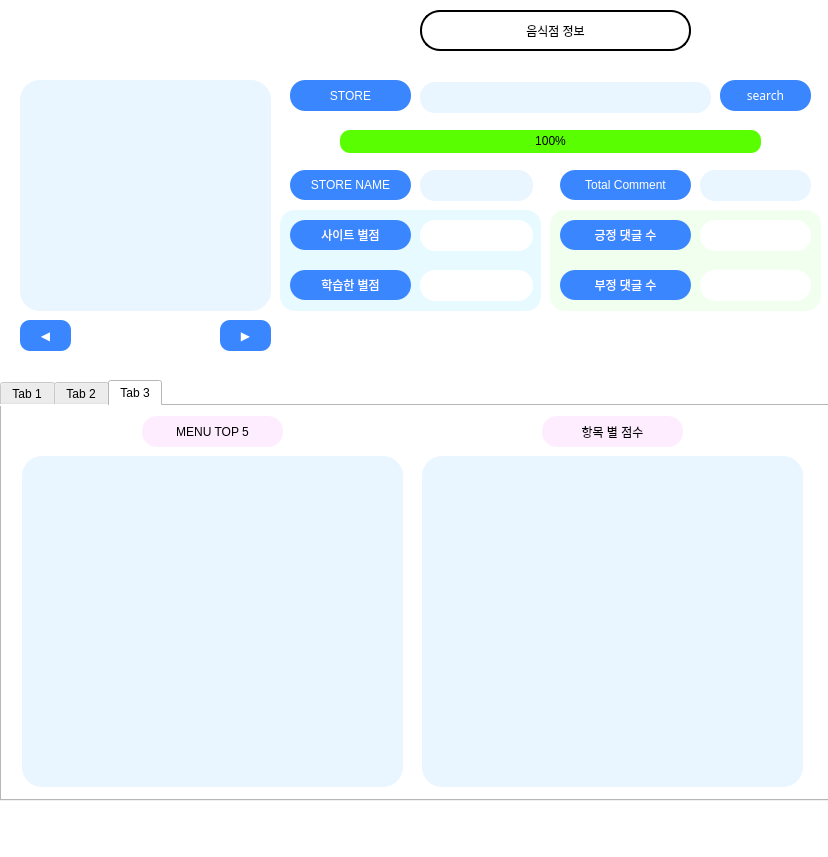
<?xml version="1.0" encoding="UTF-8"?>
<ui version="4.0">
 <class>MainWindow</class>
 <widget class="QMainWindow" name="MainWindow">
  <property name="geometry">
   <rect>
    <x>0</x>
    <y>0</y>
    <width>828</width>
    <height>857</height>
   </rect>
  </property>
  <property name="windowTitle">
   <string>TEAM GP</string>
  </property>
  <property name="styleSheet">
   <string notr="true">background-color:rgb(255, 255, 255);</string>
  </property>
  <widget class="QWidget" name="centralwidget">
   <widget class="QLabel" name="label_2">
    <property name="geometry">
     <rect>
      <x>290</x>
      <y>170</y>
      <width>121</width>
      <height>30</height>
     </rect>
    </property>
    <property name="styleSheet">
     <string notr="true">
font: 10pt &quot;Consolas&quot;;
font: 75 9pt &quot;나눔고딕 ExtraBold&quot;;
color: white;
	background-color: rgb(58, 134, 255);
	border-radius: 15px;</string>
    </property>
    <property name="text">
     <string>STORE NAME</string>
    </property>
    <property name="alignment">
     <set>Qt::AlignCenter</set>
    </property>
   </widget>
   <widget class="QLabel" name="label_4">
    <property name="geometry">
     <rect>
      <x>290</x>
      <y>220</y>
      <width>121</width>
      <height>30</height>
     </rect>
    </property>
    <property name="styleSheet">
     <string notr="true">
font: 10pt &quot;Consolas&quot;;
font: 75 9pt &quot;나눔고딕 ExtraBold&quot;;
color: white;
	background-color: rgb(58, 134, 255);
	border-radius: 15px;</string>
    </property>
    <property name="text">
     <string>사이트 별점</string>
    </property>
    <property name="alignment">
     <set>Qt::AlignCenter</set>
    </property>
   </widget>
   <widget class="QLineEdit" name="Store_Name">
    <property name="geometry">
     <rect>
      <x>420</x>
      <y>170</y>
      <width>113</width>
      <height>31</height>
     </rect>
    </property>
    <property name="styleSheet">
     <string notr="true">border-radius: 15px;
background-color: rgb(233, 245, 255);</string>
    </property>
   </widget>
   <widget class="QLineEdit" name="Star_Total">
    <property name="geometry">
     <rect>
      <x>420</x>
      <y>220</y>
      <width>113</width>
      <height>31</height>
     </rect>
    </property>
    <property name="styleSheet">
     <string notr="true">border-radius: 15px;

font: 10pt &quot;Consolas&quot;;
font: 75 9pt &quot;나눔고딕 ExtraBold&quot;;
color: black;</string>
    </property>
   </widget>
   <widget class="QGraphicsView" name="graphicsView">
    <property name="geometry">
     <rect>
      <x>20</x>
      <y>80</y>
      <width>251</width>
      <height>231</height>
     </rect>
    </property>
    <property name="styleSheet">
     <string notr="true">border-radius: 20px;
background-color: rgb(233, 245, 255);</string>
    </property>
   </widget>
   <widget class="QLineEdit" name="Review_Count_total">
    <property name="geometry">
     <rect>
      <x>700</x>
      <y>170</y>
      <width>111</width>
      <height>31</height>
     </rect>
    </property>
    <property name="styleSheet">
     <string notr="true">border-radius: 15px;
background-color: rgb(233, 245, 255);</string>
    </property>
   </widget>
   <widget class="QLabel" name="label_5">
    <property name="geometry">
     <rect>
      <x>560</x>
      <y>170</y>
      <width>131</width>
      <height>30</height>
     </rect>
    </property>
    <property name="styleSheet">
     <string notr="true">
font: 10pt &quot;Consolas&quot;;
font: 75 9pt &quot;나눔고딕 ExtraBold&quot;;
color: white;
	background-color: rgb(58, 134, 255);
	border-radius: 15px;</string>
    </property>
    <property name="text">
     <string>Total Comment</string>
    </property>
    <property name="alignment">
     <set>Qt::AlignCenter</set>
    </property>
   </widget>
   <widget class="QLabel" name="label_6">
    <property name="geometry">
     <rect>
      <x>560</x>
      <y>270</y>
      <width>131</width>
      <height>30</height>
     </rect>
    </property>
    <property name="styleSheet">
     <string notr="true">
font: 10pt &quot;Consolas&quot;;
font: 75 9pt &quot;나눔고딕 ExtraBold&quot;;
color: white;
	background-color: rgb(58, 134, 255);
	border-radius: 15px;</string>
    </property>
    <property name="text">
     <string>부정 댓글 수</string>
    </property>
    <property name="alignment">
     <set>Qt::AlignCenter</set>
    </property>
   </widget>
   <widget class="QLineEdit" name="Negative_Review">
    <property name="geometry">
     <rect>
      <x>700</x>
      <y>220</y>
      <width>111</width>
      <height>31</height>
     </rect>
    </property>
    <property name="styleSheet">
     <string notr="true">border-radius: 15px;


font: 10pt &quot;Consolas&quot;;
font: 75 9pt &quot;나눔고딕 ExtraBold&quot;;
color: green;</string>
    </property>
    <property name="text">
     <string/>
    </property>
   </widget>
   <widget class="QLabel" name="label_7">
    <property name="geometry">
     <rect>
      <x>560</x>
      <y>220</y>
      <width>131</width>
      <height>30</height>
     </rect>
    </property>
    <property name="styleSheet">
     <string notr="true">
font: 10pt &quot;Consolas&quot;;
font: 75 9pt &quot;나눔고딕 ExtraBold&quot;;
color: white;
	background-color: rgb(58, 134, 255);
	border-radius: 15px;</string>
    </property>
    <property name="text">
     <string>긍정 댓글 수</string>
    </property>
    <property name="alignment">
     <set>Qt::AlignCenter</set>
    </property>
   </widget>
   <widget class="QLineEdit" name="Positive_Review">
    <property name="geometry">
     <rect>
      <x>700</x>
      <y>270</y>
      <width>111</width>
      <height>31</height>
     </rect>
    </property>
    <property name="styleSheet">
     <string notr="true">border-radius: 15px;

font: 10pt &quot;Consolas&quot;;
font: 75 9pt &quot;나눔고딕 ExtraBold&quot;;
color: red;
</string>
    </property>
    <property name="text">
     <string/>
    </property>
   </widget>
   <widget class="QPushButton" name="Find_Store_Btn">
    <property name="geometry">
     <rect>
      <x>720</x>
      <y>80</y>
      <width>91</width>
      <height>31</height>
     </rect>
    </property>
    <property name="font">
     <font>
      <family>나눔고딕 ExtraBold</family>
      <pointsize>9</pointsize>
      <weight>9</weight>
      <italic>false</italic>
      <bold>false</bold>
     </font>
    </property>
    <property name="styleSheet">
     <string notr="true">
font: 10pt &quot;Consolas&quot;;
font: 75 9pt &quot;나눔고딕 ExtraBold&quot;;
color: white;
	background-color: rgb(58, 134, 255);
	border-radius: 15px;</string>
    </property>
    <property name="text">
     <string>search</string>
    </property>
   </widget>
   <widget class="QLineEdit" name="Input_Store">
    <property name="geometry">
     <rect>
      <x>420</x>
      <y>82</y>
      <width>291</width>
      <height>31</height>
     </rect>
    </property>
    <property name="styleSheet">
     <string notr="true">border-radius: 15px;
background-color: rgb(233, 245, 255);
font: 10pt &quot;Consolas&quot;;
font: 75 9pt &quot;나눔고딕 ExtraBold&quot;;
color: black;</string>
    </property>
    <property name="text">
     <string/>
    </property>
   </widget>
   <widget class="QLabel" name="label_8">
    <property name="geometry">
     <rect>
      <x>290</x>
      <y>80</y>
      <width>121</width>
      <height>31</height>
     </rect>
    </property>
    <property name="styleSheet">
     <string notr="true">
font: 10pt &quot;Consolas&quot;;
font: 75 9pt &quot;나눔고딕 ExtraBold&quot;;
color: white;
	background-color: rgb(58, 134, 255);
	border-radius: 15px;</string>
    </property>
    <property name="text">
     <string>STORE</string>
    </property>
    <property name="alignment">
     <set>Qt::AlignCenter</set>
    </property>
   </widget>
   <widget class="QProgressBar" name="progressBar">
    <property name="geometry">
     <rect>
      <x>340</x>
      <y>130</y>
      <width>421</width>
      <height>23</height>
     </rect>
    </property>
    <property name="styleSheet">
     <string notr="true">font: 75 9pt &quot;나눔고딕 ExtraBold&quot;;
border-radius : 10px;
background-color: rgb(89, 255, 0);</string>
    </property>
    <property name="minimum">
     <number>100</number>
    </property>
    <property name="value">
     <number>100</number>
    </property>
    <property name="alignment">
     <set>Qt::AlignCenter</set>
    </property>
   </widget>
   <widget class="QPushButton" name="pushButton">
    <property name="geometry">
     <rect>
      <x>20</x>
      <y>320</y>
      <width>51</width>
      <height>31</height>
     </rect>
    </property>
    <property name="styleSheet">
     <string notr="true">
font: 10pt &quot;Consolas&quot;;
font: 75 9pt &quot;나눔고딕 ExtraBold&quot;;
color: white;
	background-color: rgb(58, 134, 255);
	border-radius: 10px;</string>
    </property>
    <property name="text">
     <string>◀</string>
    </property>
   </widget>
   <widget class="QPushButton" name="pushButton_2">
    <property name="geometry">
     <rect>
      <x>220</x>
      <y>320</y>
      <width>51</width>
      <height>31</height>
     </rect>
    </property>
    <property name="styleSheet">
     <string notr="true">
font: 10pt &quot;Consolas&quot;;
font: 75 9pt &quot;나눔고딕 ExtraBold&quot;;
color: white;
	background-color: rgb(58, 134, 255);
	border-radius: 10px;</string>
    </property>
    <property name="text">
     <string>▶</string>
    </property>
   </widget>
   <widget class="QTabWidget" name="tabWidget">
    <property name="geometry">
     <rect>
      <x>0</x>
      <y>380</y>
      <width>831</width>
      <height>421</height>
     </rect>
    </property>
    <property name="autoFillBackground">
     <bool>false</bool>
    </property>
    <property name="styleSheet">
     <string notr="true">color: black;

font: 75 9pt &quot;나눔고딕 ExtraBold&quot;;

</string>
    </property>
    <property name="currentIndex">
     <number>2</number>
    </property>
    <widget class="QWidget" name="tab">
     <attribute name="title">
      <string>Tab 1</string>
     </attribute>
     <widget class="QLabel" name="label_11">
      <property name="geometry">
       <rect>
        <x>290</x>
        <y>10</y>
        <width>231</width>
        <height>31</height>
       </rect>
      </property>
      <property name="styleSheet">
       <string notr="true">color: black;

font: 75 9pt &quot;나눔고딕 ExtraBold&quot;;

border-radius: 15px;
background-color: rgb(253, 237, 255);</string>
      </property>
      <property name="text">
       <string>사이트 평점 Vs. 학습한 평점 비교</string>
      </property>
      <property name="alignment">
       <set>Qt::AlignCenter</set>
      </property>
     </widget>
     <widget class="QGraphicsView" name="graphicsView_8">
      <property name="geometry">
       <rect>
        <x>20</x>
        <y>50</y>
        <width>381</width>
        <height>331</height>
       </rect>
      </property>
      <property name="styleSheet">
       <string notr="true">border-radius: 20px;
background-color: rgb(233, 245, 255);</string>
      </property>
     </widget>
     <widget class="QGraphicsView" name="graphicsView_9">
      <property name="geometry">
       <rect>
        <x>420</x>
        <y>50</y>
        <width>381</width>
        <height>331</height>
       </rect>
      </property>
      <property name="styleSheet">
       <string notr="true">border-radius: 20px;
background-color: rgb(233, 245, 255);</string>
      </property>
     </widget>
    </widget>
    <widget class="QWidget" name="tab_2">
     <attribute name="title">
      <string>Tab 2</string>
     </attribute>
     <widget class="QGraphicsView" name="graphicsView_4">
      <property name="geometry">
       <rect>
        <x>20</x>
        <y>50</y>
        <width>381</width>
        <height>331</height>
       </rect>
      </property>
      <property name="styleSheet">
       <string notr="true">border-radius: 20px;
background-color: rgb(233, 245, 255);</string>
      </property>
     </widget>
     <widget class="QLabel" name="label_12">
      <property name="geometry">
       <rect>
        <x>140</x>
        <y>10</y>
        <width>141</width>
        <height>31</height>
       </rect>
      </property>
      <property name="whatsThis">
       <string>&lt;html&gt;&lt;head/&gt;&lt;body&gt;&lt;p&gt;color: black;&lt;/p&gt;&lt;p&gt;&lt;br/&gt;&lt;/p&gt;&lt;p&gt;font: 75 9pt &amp;quot;나눔고딕 ExtraBold&amp;quot;;&lt;/p&gt;&lt;p&gt;&lt;br/&gt;&lt;/p&gt;&lt;/body&gt;&lt;/html&gt;</string>
      </property>
      <property name="styleSheet">
       <string notr="true">color: black;

font: 75 9pt &quot;나눔고딕 ExtraBold&quot;;

border-radius: 15px;
background-color: rgb(253, 237, 255);</string>
      </property>
      <property name="text">
       <string>긍정 WordCloud</string>
      </property>
      <property name="alignment">
       <set>Qt::AlignCenter</set>
      </property>
     </widget>
     <widget class="QGraphicsView" name="graphicsView_5">
      <property name="geometry">
       <rect>
        <x>420</x>
        <y>50</y>
        <width>381</width>
        <height>331</height>
       </rect>
      </property>
      <property name="styleSheet">
       <string notr="true">border-radius: 20px;
background-color: rgb(233, 245, 255);</string>
      </property>
     </widget>
     <widget class="QLabel" name="label_13">
      <property name="geometry">
       <rect>
        <x>540</x>
        <y>10</y>
        <width>141</width>
        <height>31</height>
       </rect>
      </property>
      <property name="whatsThis">
       <string>&lt;html&gt;&lt;head/&gt;&lt;body&gt;&lt;p&gt;color: black;&lt;/p&gt;&lt;p&gt;&lt;br/&gt;&lt;/p&gt;&lt;p&gt;font: 75 9pt &amp;quot;나눔고딕 ExtraBold&amp;quot;;&lt;/p&gt;&lt;p&gt;&lt;br/&gt;&lt;/p&gt;&lt;/body&gt;&lt;/html&gt;</string>
      </property>
      <property name="styleSheet">
       <string notr="true">color: black;

font: 75 9pt &quot;나눔고딕 ExtraBold&quot;;

border-radius: 15px;
background-color: rgb(253, 237, 255);</string>
      </property>
      <property name="text">
       <string>부정 WordCloud</string>
      </property>
      <property name="alignment">
       <set>Qt::AlignCenter</set>
      </property>
     </widget>
    </widget>
    <widget class="QWidget" name="tab_3">
     <attribute name="title">
      <string>Tab 3</string>
     </attribute>
     <widget class="QLabel" name="label_16">
      <property name="geometry">
       <rect>
        <x>140</x>
        <y>10</y>
        <width>141</width>
        <height>31</height>
       </rect>
      </property>
      <property name="whatsThis">
       <string>&lt;html&gt;&lt;head/&gt;&lt;body&gt;&lt;p&gt;color: black;&lt;/p&gt;&lt;p&gt;&lt;br/&gt;&lt;/p&gt;&lt;p&gt;font: 75 9pt &amp;quot;나눔고딕 ExtraBold&amp;quot;;&lt;/p&gt;&lt;p&gt;&lt;br/&gt;&lt;/p&gt;&lt;/body&gt;&lt;/html&gt;</string>
      </property>
      <property name="styleSheet">
       <string notr="true">color: black;

font: 75 9pt &quot;나눔고딕 ExtraBold&quot;;

border-radius: 15px;
background-color: rgb(253, 237, 255);</string>
      </property>
      <property name="text">
       <string>MENU TOP 5</string>
      </property>
      <property name="alignment">
       <set>Qt::AlignCenter</set>
      </property>
     </widget>
     <widget class="QLabel" name="label_17">
      <property name="geometry">
       <rect>
        <x>540</x>
        <y>10</y>
        <width>141</width>
        <height>31</height>
       </rect>
      </property>
      <property name="whatsThis">
       <string>&lt;html&gt;&lt;head/&gt;&lt;body&gt;&lt;p&gt;color: black;&lt;/p&gt;&lt;p&gt;&lt;br/&gt;&lt;/p&gt;&lt;p&gt;font: 75 9pt &amp;quot;나눔고딕 ExtraBold&amp;quot;;&lt;/p&gt;&lt;p&gt;&lt;br/&gt;&lt;/p&gt;&lt;/body&gt;&lt;/html&gt;</string>
      </property>
      <property name="styleSheet">
       <string notr="true">color: black;

font: 75 9pt &quot;나눔고딕 ExtraBold&quot;;

border-radius: 15px;
background-color: rgb(253, 237, 255);</string>
      </property>
      <property name="text">
       <string>항목 별 점수</string>
      </property>
      <property name="alignment">
       <set>Qt::AlignCenter</set>
      </property>
     </widget>
     <widget class="QGraphicsView" name="graphicsView_6">
      <property name="geometry">
       <rect>
        <x>20</x>
        <y>50</y>
        <width>381</width>
        <height>331</height>
       </rect>
      </property>
      <property name="styleSheet">
       <string notr="true">border-radius: 20px;
background-color: rgb(233, 245, 255);</string>
      </property>
     </widget>
     <widget class="QGraphicsView" name="graphicsView_7">
      <property name="geometry">
       <rect>
        <x>420</x>
        <y>50</y>
        <width>381</width>
        <height>331</height>
       </rect>
      </property>
      <property name="styleSheet">
       <string notr="true">border-radius: 20px;
background-color: rgb(233, 245, 255);</string>
      </property>
     </widget>
    </widget>
   </widget>
   <widget class="QLineEdit" name="Star_Total_2">
    <property name="geometry">
     <rect>
      <x>420</x>
      <y>270</y>
      <width>113</width>
      <height>31</height>
     </rect>
    </property>
    <property name="styleSheet">
     <string notr="true">border-radius: 15px;
font: 10pt &quot;Consolas&quot;;
font: 75 9pt &quot;나눔고딕 ExtraBold&quot;;
color: black;</string>
    </property>
    <property name="text">
     <string/>
    </property>
   </widget>
   <widget class="QLabel" name="label_9">
    <property name="geometry">
     <rect>
      <x>290</x>
      <y>270</y>
      <width>121</width>
      <height>30</height>
     </rect>
    </property>
    <property name="styleSheet">
     <string notr="true">
font: 10pt &quot;Consolas&quot;;
font: 75 9pt &quot;나눔고딕 ExtraBold&quot;;
color: white;
	background-color: rgb(58, 134, 255);
	border-radius: 15px;</string>
    </property>
    <property name="text">
     <string>학습한 별점</string>
    </property>
    <property name="alignment">
     <set>Qt::AlignCenter</set>
    </property>
   </widget>
   <widget class="QLabel" name="label_15">
    <property name="geometry">
     <rect>
      <x>420</x>
      <y>10</y>
      <width>271</width>
      <height>41</height>
     </rect>
    </property>
    <property name="styleSheet">
     <string notr="true">font: 75 16pt &quot;나눔고딕 ExtraBold&quot;;
color: rgb(0, 0, 0);
	background-color: white;
	border: 2px solid rgb(0, 0, 0);
	border-radius: 20px;
</string>
    </property>
    <property name="text">
     <string>음식점 정보</string>
    </property>
    <property name="alignment">
     <set>Qt::AlignCenter</set>
    </property>
   </widget>
   <widget class="QFrame" name="frame">
    <property name="geometry">
     <rect>
      <x>280</x>
      <y>210</y>
      <width>261</width>
      <height>101</height>
     </rect>
    </property>
    <property name="styleSheet">
     <string notr="true">border-radius: 15px;
background-color: rgb(231, 250, 255);
</string>
    </property>
    <property name="frameShape">
     <enum>QFrame::StyledPanel</enum>
    </property>
    <property name="frameShadow">
     <enum>QFrame::Raised</enum>
    </property>
   </widget>
   <widget class="QFrame" name="frame_2">
    <property name="geometry">
     <rect>
      <x>550</x>
      <y>210</y>
      <width>271</width>
      <height>101</height>
     </rect>
    </property>
    <property name="styleSheet">
     <string notr="true">background-color: rgb(240, 255, 238);
border-radius:15px;</string>
    </property>
    <property name="frameShape">
     <enum>QFrame::StyledPanel</enum>
    </property>
    <property name="frameShadow">
     <enum>QFrame::Raised</enum>
    </property>
   </widget>
   <zorder>frame_2</zorder>
   <zorder>frame</zorder>
   <zorder>label_2</zorder>
   <zorder>label_4</zorder>
   <zorder>Store_Name</zorder>
   <zorder>Star_Total</zorder>
   <zorder>graphicsView</zorder>
   <zorder>Review_Count_total</zorder>
   <zorder>label_5</zorder>
   <zorder>label_6</zorder>
   <zorder>Negative_Review</zorder>
   <zorder>label_7</zorder>
   <zorder>Positive_Review</zorder>
   <zorder>Find_Store_Btn</zorder>
   <zorder>Input_Store</zorder>
   <zorder>label_8</zorder>
   <zorder>progressBar</zorder>
   <zorder>pushButton_2</zorder>
   <zorder>tabWidget</zorder>
   <zorder>Star_Total_2</zorder>
   <zorder>label_9</zorder>
   <zorder>label_15</zorder>
   <zorder>pushButton</zorder>
  </widget>
  <widget class="QMenuBar" name="menubar">
   <property name="geometry">
    <rect>
     <x>0</x>
     <y>0</y>
     <width>828</width>
     <height>26</height>
    </rect>
   </property>
  </widget>
  <widget class="QStatusBar" name="statusbar"/>
  <action name="actionshow">
   <property name="text">
    <string>show</string>
   </property>
  </action>
 </widget>
 <resources/>
 <connections>
  <connection>
   <sender>Find_Store_Btn</sender>
   <signal>clicked()</signal>
   <receiver>MainWindow</receiver>
   <slot>start()</slot>
   <hints>
    <hint type="sourcelabel">
     <x>767</x>
     <y>114</y>
    </hint>
    <hint type="destinationlabel">
     <x>774</x>
     <y>205</y>
    </hint>
   </hints>
  </connection>
 </connections>
 <slots>
  <slot>start()</slot>
 </slots>
</ui>
